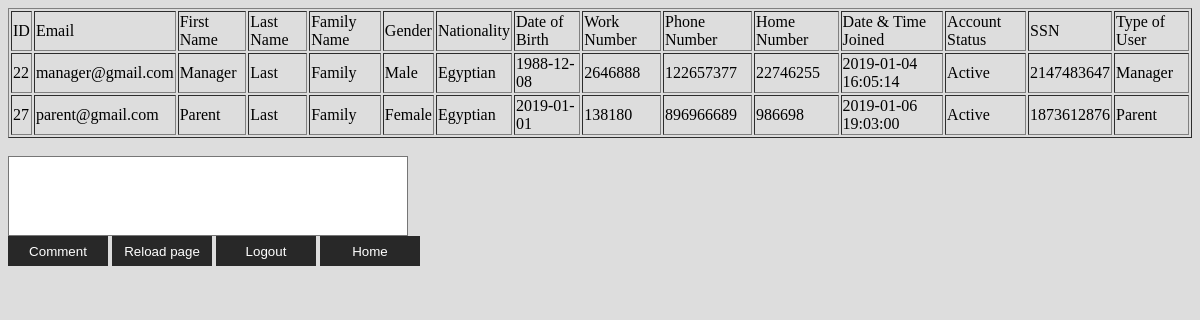
Before: /php/displayUsers.php with the older database file.
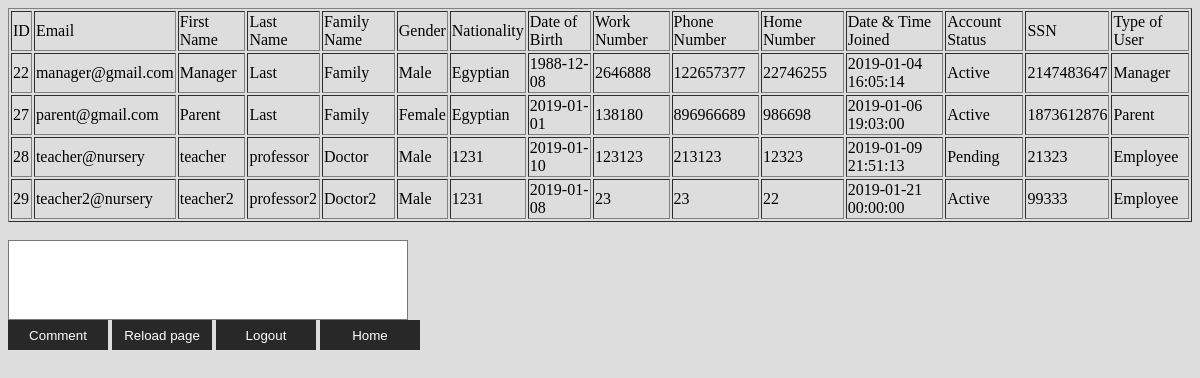
After: the same page with the newer database file.
### tables this page shows
CREATE TABLE `user` (
  `id` int(11) NOT NULL,
  `email` varchar(100) NOT NULL,
  `password` varchar(100) NOT NULL,
  `firstName` varchar(100) NOT NULL,
  `lastName` varchar(100) NOT NULL,
  `familyName` varchar(100) NOT NULL,
  `gender` varchar(100) NOT NULL,
  `nationality` varchar(100) NOT NULL,
  `dateOfBirth` date NOT NULL,
  `workNumber` int(11) NOT NULL,
  `phoneNumber` int(11) NOT NULL,
  `homeTelephoneNumber` int(11) NOT NULL,
  `dateJoined` datetime NOT NULL,
  `statusId` int(11) NOT NULL,
  `ssn` int(11) NOT NULL,
  `typeId` int(11) NOT NULL
);

CREATE TABLE `status` (
  `id` int(11) NOT NULL,
  `statusName` varchar(100) NOT NULL
);

CREATE TABLE `type` (
  `id` int(11) NOT NULL,
  `typeName` varchar(100) NOT NULL
);

### php/displayUsers.php (the view, shortened to what this page needs)
<?php
    require_once("Database_Connection.php");
    $sql = "select * from user";
    $result = mysqli_query($conn,$sql);
    if(mysqli_num_rows($result) > 0){
        echo"<table border='1'>
            <tr>
            <td>ID</td>
            <td>Email</td>
            <td>First Name</td>
            <td>Last Name</td>
            <td>Family Name</td>
            <td>Gender</td>
            <td>Nationality</td>
            <td>Date of Birth</td>
            <td>Work Number</td>
            <td>Phone Number</td>
            <td>Home Number</td>
            <td>Date & Time Joined</td>
            <td>Account Status</td>
            <td>SSN</td>
            <td>Type of User</td>
            </tr>";
        while($row = mysqli_fetch_array($result)){
            echo "<tr>";
            echo "<td>" .$row['id']. "</td>";
            echo "<td>" .$row['email']. "</td>";
            echo "<td>" .$row['firstName']. "</td>";
            echo "<td>".$row['lastName']."</td>";
            echo "<td>" .$row['familyName']. "</td>";
            echo "<td>" .$row['gender']. "</td>";
            echo "<td>".$row['nationality']."</td>";
            echo "<td>" .$row['dateOfBirth']. "</td>";
            echo "<td>".$row['workNumber']."</td>";
            echo "<td>" .$row['phoneNumber']. "</td>";
            echo "<td>" .$row['homeTelephoneNumber']. "</td>";
            echo "<td>".$row['dateJoined']."</td>";
            $status = mysqli_query($conn,"SELECT * FROM status WHERE id='".$row["statusId"]."'");
            if($r = mysqli_fetch_array($status)){
                echo "<td>" .$r['statusName']. "</td>";
            }
            echo "<td>".$row['ssn']."</td>";
            $type = mysqli_query($conn,"SELECT * FROM type WHERE id='".$row["typeId"]."'");
            if($r1 = mysqli_fetch_array($type)){
                echo "<td>" .$r1['typeName']. "</td>";
            }
            echo "</tr>";
        }
            echo "</table>";
    }
    include 'Comments.php';
?>

### php/Comments.php (shortened to what this page needs)
<?php
  include 'Database_Connection.php';
 ?>
<!DOCTYPE html>
<html lang='en' dir='ltr'>
<head>
  <link rel='stylesheet' href='../css/style1.css'>
</head>
<body>
  <?php
    echo "<br>";
    echo "<form method='post' action='".setComments($conn)."'>
    <input type='hidden' name='userId'>
    <input type='hidden' name='date' value='".date('Y-m-d H:i:s')."'>
    <textarea name='message'></textarea><br>
    <button  type='submit' name='commentSubmit'>Comment</button>
    <button onclick='ReloadingPage()'>Reload page</button>
    <a href='logOut.php' style=' color: white; text-align: center; text-decoration: none;  display: inline-block;'><button type='button' name='logOut'>Logout</button></a>
    <a href='../html/Welcome_Page.html'  style=' color: white; text-align: center; text-decoration: none;  display: inline-block;'><button type='button' name='Home'>Home</button></a>
    </form>";
  ?>
</body>
</html>

### css/style1.css (style rules this page uses)
body { background-color: #ddd; }
textarea { width: 400px; height: 80px; background-color: #fff; resize: none; }
button { width: 100px; height: 30px; background-color: #282828; border: none; color: #fff; font-family: arial; font-weight: 400; cursor: pointer; }

Changed rows visible on the page:
added user: id "28", email "teacher@nursery", firstName "teacher", lastName "professor", familyName "Doctor", gender "Male", nationality "1231", dateOfBirth "2019-01-10", workNumber "123123", phoneNumber "213123", homeTelephoneNumber "12323", dateJoined "2019-01-09 21:51:13", statusId.statusName "Pending", ssn "21323", typeId.typeName "Employee"
added user: id "29", email "teacher2@nursery", firstName "teacher2", lastName "professor2", familyName "Doctor2", gender "Male", nationality "1231", dateOfBirth "2019-01-08", workNumber "23", phoneNumber "23", homeTelephoneNumber "22", dateJoined "2019-01-21 00:00:00", statusId.statusName "Active", ssn "99333", typeId.typeName "Employee"
